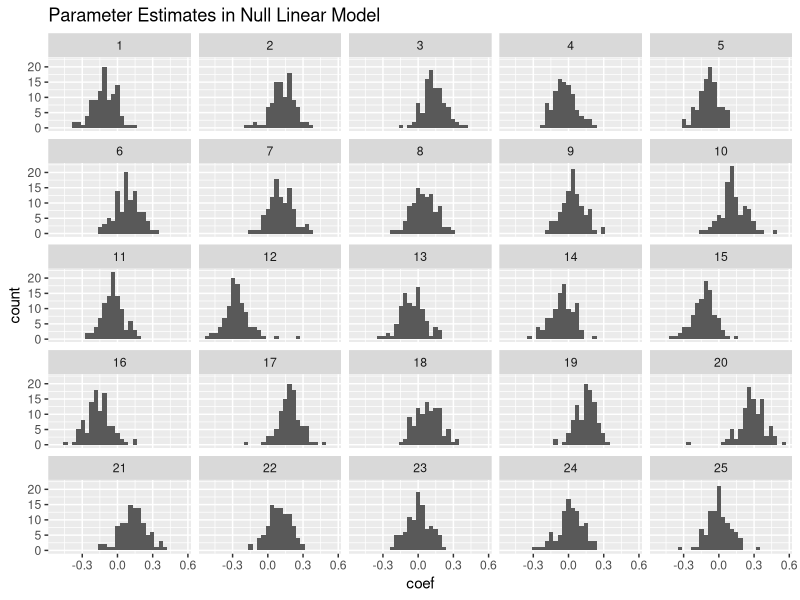
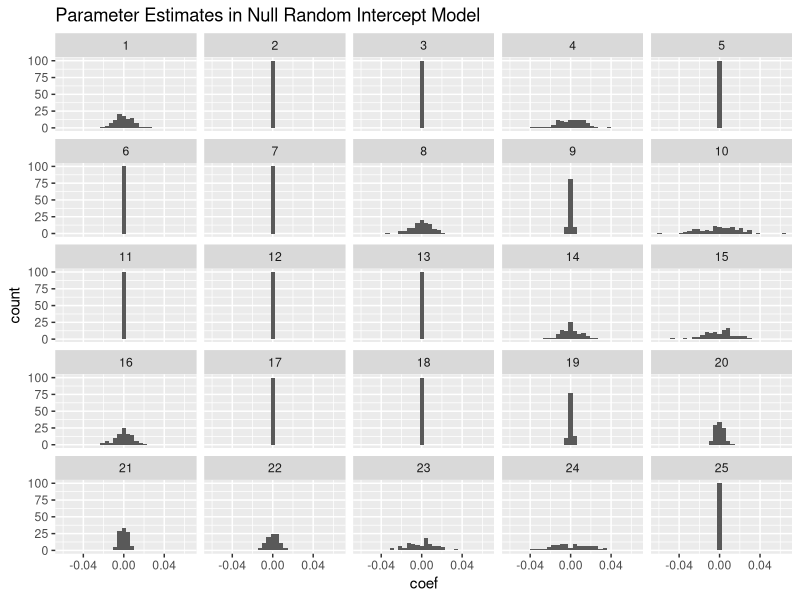
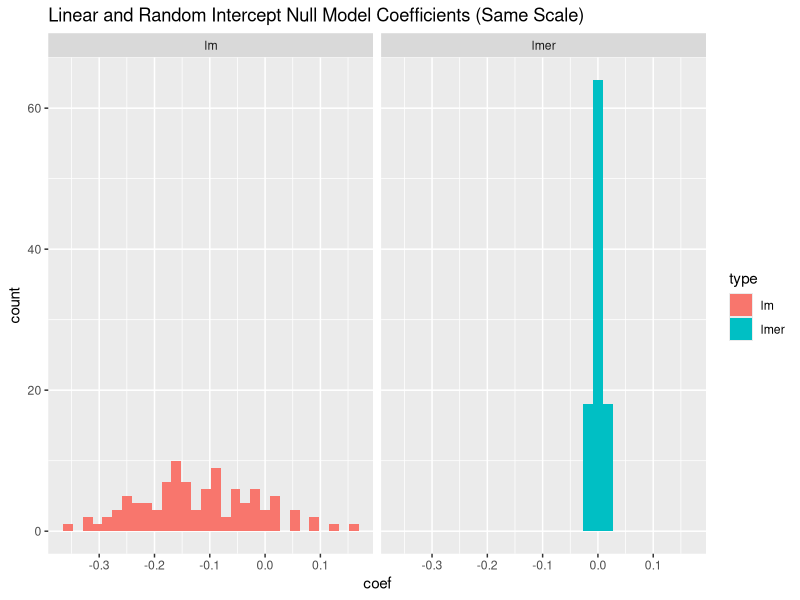
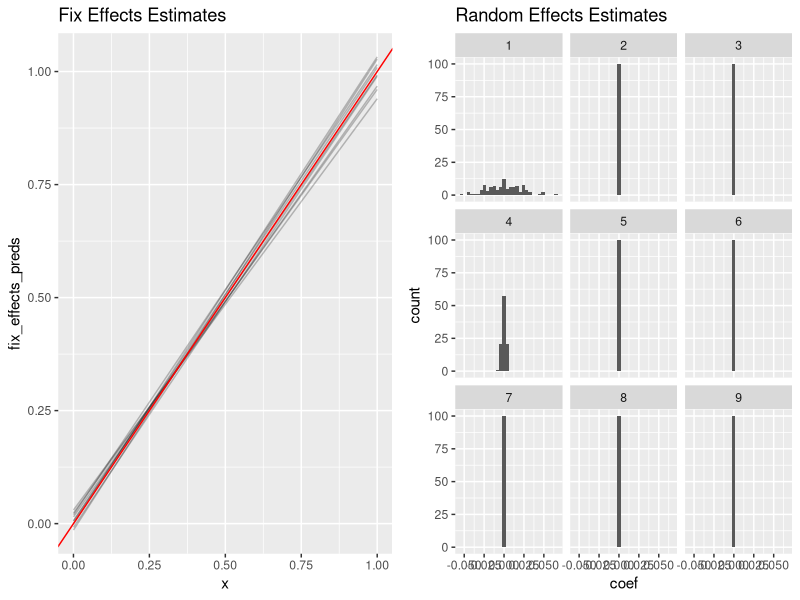
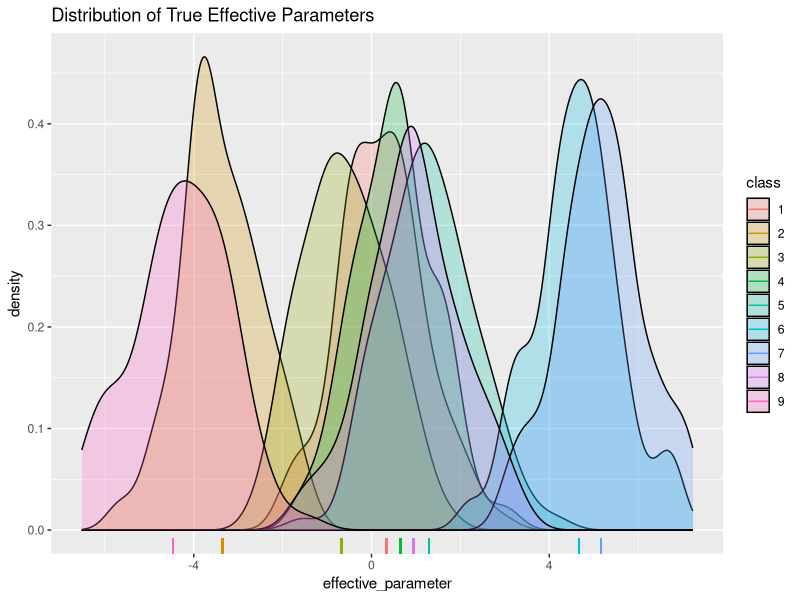
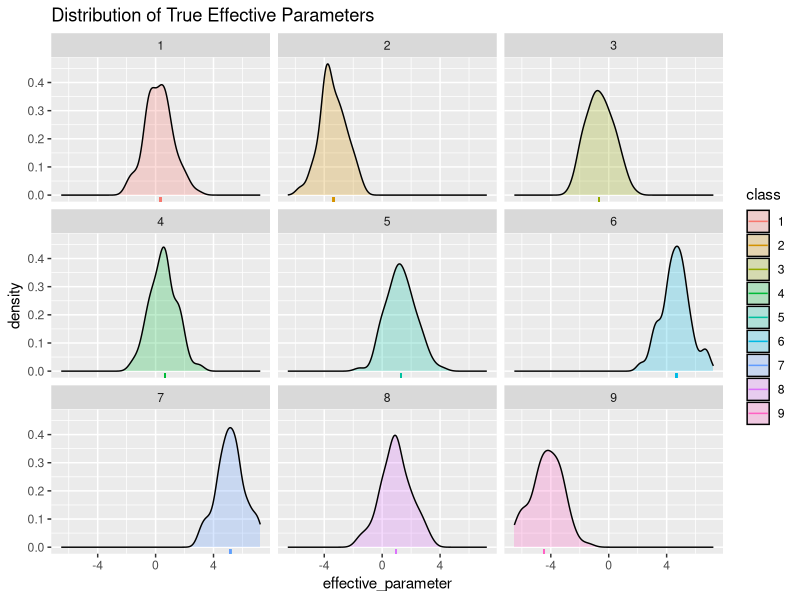
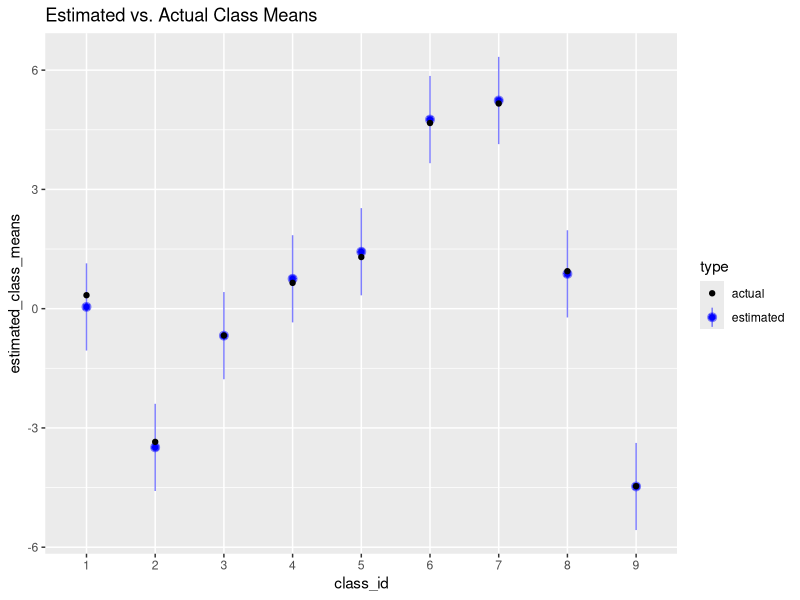
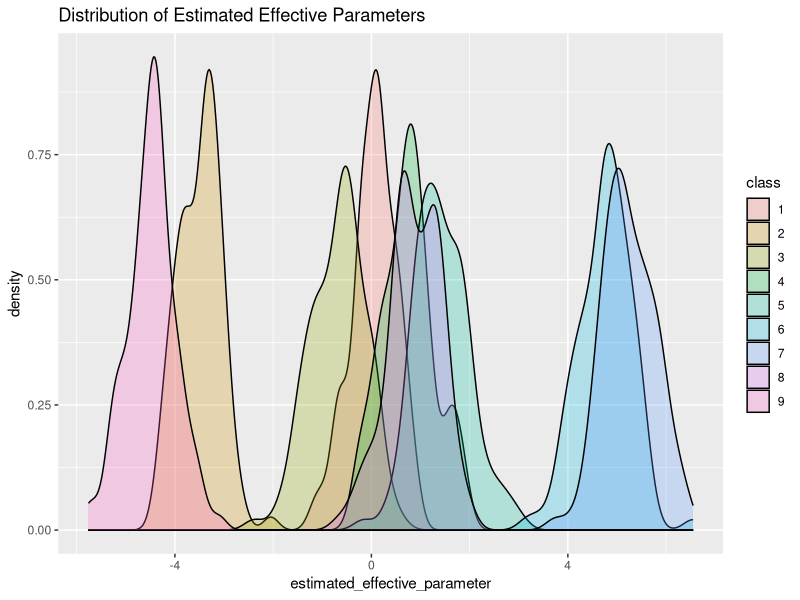

Reproduce these figures in R, in order.
## ---- chunk 1
estiamte_lm_random_classes <- function(N, N_classes) {
  X <- factor(sample(1:N_classes, N, replace=TRUE))
  y <- rnorm(N)
  M <- lm(y ~ X)
  coef(M)
}
## ---- chunk 2
# Replicate fitting an estimator N times
replicate_models <- function(N, N_classes, estimator, N_replicates) {
  model_coefs <- replicate(N_replicates, estimator(N, N_classes))
  model_coefs_melted <- data.frame(
    model_id = rep(1:N_replicates, each=N_classes),
    coef = as.vector(model_coefs)
  )
  model_coefs_melted
}
# 10000 replications of the independent y, random class model
model_coefs_melted <- replicate_models(10000, 100, estiamte_lm_random_classes, 25)

library("ggplot2")
ggplot(data=model_coefs_melted, aes(x=coef)) +
  geom_histogram() +
  facet_wrap(~model_id) +
  labs(title="Parameter Estimates in Null Linear Model")
## ---- chunk 3
set.seed(154)
N <- 10000
N_classes <- 100
df <- data.frame(
  X <- factor(sample(1:N_classes, N, replace=TRUE)),
  y <- rnorm(N)
)

## ---- chunk 4
M_lm <- lm(y ~ X, data = df)
## ---- chunk 5
library("lme4")
M_lmer <- lmer(y ~ (1 | X), data = df)
## ---- chunk 6
fixef(M_lmer)
## ---- chunk 7
head(ranef(M_lmer)$X)
## ---- chunk 8
attributes(VarCorr(M_lmer)$X)$stddev
## ---- chunk 9
sigma(M_lmer)
## ---- chunk 10
set.seed(154)
estiamte_lmer_random_classes <- function(N, N_classes) {
  df <- data.frame(
    x = factor(sample(1:N_classes, N, replace=TRUE)),
    y = rnorm(N)
  )
  M <- lmer(y ~ (1 | x), data = df)
  ranef(M)$x[, 1]
}

model_coefs_melted <- replicate_models(10000, 100,
                                       estiamte_lmer_random_classes, 25)

ggplot(data=model_coefs_melted, aes(x=coef)) +
  geom_histogram() +
  facet_wrap(~model_id) +
  labs(title="Parameter Estimates in Null Random Intercept Model")
## ---- chunk 11
set.seed(154)
df <- data.frame(
  x = factor(sample(1:N_classes, N, replace=TRUE)),
  y = rnorm(N)
)

M_lm <- lm(y ~ x, data = df)
M_lmer <- lmer(y ~ (1 | x), data = df)

plot_data <- data.frame(coef = c(coef(M_lm), ranef(M_lmer)$x[, 1]),
                        type = rep(c("lm", "lmer"), each = N_classes))

ggplot(aes(x = coef, fill = type), data = plot_data) + 
  geom_histogram() + 
  facet_wrap(~ type) +
  labs(title="Linear and Random Intercept Null Model Coefficients (Same Scale)")
## ---- chunk 12
set.seed(154)
df <- data.frame(
  t = runif(N),
  X = factor(sample(1:N_classes, N, replace=TRUE))
)
df$y <- df$t + rnorm(N)
M_lmer <- lmer(y ~ t + (1 | X), data = df)
## ---- chunk 13
fixef(M_lmer)
## ---- chunk 14
attributes(VarCorr(M_lmer)$X)$stddev
## ---- chunk 15
estimate_lmer_with_fixed <- function(N, N_classes) {
  df <- data.frame(
    t = runif(N),
    x = factor(sample(1:N_classes, N, replace=TRUE))
  )
  df$y <- df$t + rnorm(N)
  M <- lmer(y ~ t + (1 | x), data = df)
  M
}

set.seed(154)
N_replicates <- 9
N_classes <- 100
lmers_fixed_effects <- replicate(
  N_replicates,
  fixef(estimate_lmer_with_fixed(10000, N_classes))
)

# Evaluate the fixed effects part of the model on a grid of points on [0, 1]
N_grid_points <- 4
grid_matrix <- cbind(rep(1, N_grid_points), seq(0, 1, length = N_grid_points))
fixef_preds <- grid_matrix %*% lmers_fixed_effects
fixef_preds_melted <- data.frame(
  model_id = factor(rep(1:N_replicates, each = N_grid_points)),
  x = rep(seq(0, 1, length = N_grid_points), N_replicates),
  fix_effects_preds = as.vector(fixef_preds)
)
p_fixef <- ggplot(data = fixef_preds_melted, aes(x = x, y = fix_effects_preds)) +
                  geom_line(aes(group = model_id), alpha = .25) +
                  geom_abline(intercept = 0, slope = 1, color="red") +
                  labs(title="Fix Effects Estimates")


# Plot the random effect distribution from the same model
set.seed(154)
lmers_rand_effects <- replicate(
  N_replicates,
  ranef(estimate_lmer_with_fixed(10000, N_classes))$x[,1]
)

rand_effects_melted <- data.frame(
  model_id = rep(1:N_replicates, each = N_classes),
  coef = as.vector(lmers_rand_effects)
)

p_ranef <- ggplot(data=rand_effects_melted, aes(x=coef)) +
           geom_histogram() +
           facet_wrap(~model_id) +
           labs(title="Random Effects Estimates")
## ---- chunk 16
# I've suppressed the busywork involved in making these plots.
library("gridExtra")
grid.arrange(p_fixef, p_ranef, ncol=2)
## ---- chunk 17
N_class <- 9

class_parameters <- structure(
  rnorm(N_class, sd = 3),
  names = as.character(1:N_class)
)

head(class_parameters)
## ---- chunk 18
N_subclass <- 100

subclass_parameters <- structure(
  rnorm(N_class*N_subclass),
  # The transpose is to put things in an intuitive order
  names = as.vector(t(outer(1:N_class, 1:N_subclass, paste, sep=".")))
)

head(subclass_parameters)
## ---- chunk 19
# Get the class name from a subclass name. For example:
#   get_class_name("10.4") == "10"
get_class_name <- function(subclass_name) {
  strsplit(subclass_name, ".", fixed = TRUE)[[1]][1]
}

effective_parameters <- lapply(
  names(subclass_parameters),
  function(x) subclass_parameters[x] + class_parameters[get_class_name(x)]
)
names(effective_parameters) <- names(subclass_parameters)

parameters_df <- data.frame(
  effective_parameter = unlist(effective_parameters),
  class = rep(names(class_parameters), each = N_subclass),
  class_parameter = rep(class_parameters, each = N_subclass)
)

ggplot(data = parameters_df, aes(x = effective_parameter)) +
  geom_density(aes(fill = class), alpha = .25) +
  geom_rug(aes(x = class_parameter, colour = class)) +
  labs(title = "Distribution of True Effective Parameters")
## ---- chunk 20
ggplot(data = parameters_df, aes(x = effective_parameter)) +
  geom_density(aes(fill = class), alpha = .25) +
  geom_rug(aes(x = class_parameter, colour = class)) +
  facet_wrap(~ class) +
  labs(title = "Distribution of True Effective Parameters") 
## ---- chunk 21
N_obs <- 10000

class <- as.character(sample(1:N_class, N_obs, replace = TRUE))
subclass <- as.character(sample(1:N_subclass, N_obs, replace = TRUE))
class_subclass <- paste(class, subclass, sep = ".")
y <- class_parameters[class] + subclass_parameters[class_subclass] + rnorm(N_obs, sd = 5)

class_subclass_df <- data.frame(
  class  = class,
  subclass = subclass,
  y = y
)

head(class_subclass_df)
## ---- chunk 22
class_subclass_lmer <- lmer(y ~ (1 | class) + (1 | class:subclass),
                            data = class_subclass_df)
## ---- chunk 23
library("arm") # Contains extra functions for manipulating lmer objects.
class_means_df <- data.frame(
  class_id = names(class_parameters),
  true_class_means = class_parameters,
  estimated_class_means = fixef(class_subclass_lmer) + 
                          ranef(class_subclass_lmer)$class[, 1],
  # The intercept and class means are assumed to vary independently here.
  upper_se = fixef(class_subclass_lmer) + 
             ranef(class_subclass_lmer)$class[, 1] +
             sqrt(se.coef(class_subclass_lmer)$fixef^2 + 
                          se.coef(class_subclass_lmer)$class[, 1]^2),
  lower_se = fixef(class_subclass_lmer) +
             ranef(class_subclass_lmer)$class[, 1] -
             sqrt(se.coef(class_subclass_lmer)$fixef^2 + 
                          se.coef(class_subclass_lmer)$class[, 1]^2)
)

ggplot(data = class_means_df) +
  geom_point(aes(x = class_id, y = estimated_class_means, colour = "estimated")) +
  geom_pointrange(aes(x = class_id, y = estimated_class_means,
                      ymax = upper_se, ymin = lower_se, colour = "estimated"),
                  alpha = .5) +
  geom_point(aes(x = class_id, y = true_class_means, colour = "actual")) +
  scale_colour_manual(name = "type", values = c("black", "blue")) +
  labs(title = "Estimated vs. Actual Class Means")
## ---- chunk 24
estimated_parameters_df <- data.frame(
  estimated_effective_parameter =
    rep(fixef(class_subclass_lmer), N_class*N_subclass) +
    rep(ranef(class_subclass_lmer)$class[, 1], each = N_subclass) +
    ranef(class_subclass_lmer)[["class:subclass"]][, 1],
  class = factor(rep(1:9, each = N_subclass))
)

ggplot(data = estimated_parameters_df, aes(x = estimated_effective_parameter)) +
  geom_density(aes(fill = class), alpha=.25) +
  labs(title = "Distribution of Estimated Effective Parameters")
## ---- chunk 25
actuals <- ggplot(data = parameters_df, aes(x = effective_parameter)) +
  geom_density(aes(fill = class), alpha=.25)

estimates <- ggplot(data = estimated_parameters_df,
                    aes(x = estimated_effective_parameter)) +
  geom_density(aes(fill = class), alpha = .25)

grid.arrange(actuals + scale_x_continuous(limits = c(-8, 8)),
             estimates + scale_x_continuous(limits = c(-8, 8)),
             nrow=2)
## ---- chunk 26
subclass_lm <- lm(y ~ -1 + factor(subclass) : factor(class), data = class_subclass_df)
estimated_parameters_lm <- coef(subclass_lm)

# Assign reasonable names to the coefficients in the correct order.
names(estimated_parameters_lm) <- as.vector(
  t(outer(1:N_class, 1:N_subclass, paste, sep="."))
)

subclass_lm_df <- data.frame(
  estimated_parameter = estimated_parameters_lm,
  class = rep(names(class_parameters), each = N_subclass)
)

estimates_lm <- ggplot(data = subclass_lm_df, aes(x = estimated_parameter)) + 
  geom_density(aes(fill = class), alpha = .25)
  
grid.arrange(actuals + scale_x_continuous(limits = c(-10, 10)),
             estimates_lm + scale_x_continuous(limits = c(-10, 10)),
             nrow=2)
